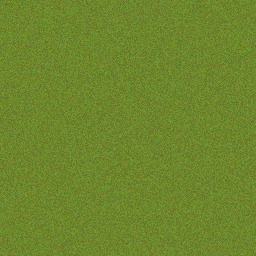
#> input picture ml/data/raw/chickpea_fusarium_wilt/specimen_001.jpg, 256 x 256 px
$ python -i base.py   (imports and definitions only)
#> lines starting #> are read from the running program, lines starting #| are printed output that depends on the picture
#> further down, picture is the input picture: PIL image 256x256 RGB; mean R, G, B 109.5, 134.5, 44.5
"""
Base Feature Extractor & Vision Modeling Protocol.
Provides consistent multi-scale color moments, spatial color structure,
gradient statistics, and vegetation indices for lightweight and neural classifiers.
"""

import numpy as np
from PIL import Image
from typing import Dict, Any, List

class ImageFeatureExtractor:
    """
    Extracts multi-spectral and spatial textural descriptor vectors from plant foliage.
    Computes RGB/HSV color moments, spatial sub-grid histograms, and edge gradients.
    """
    def __init__(self, target_size: tuple = (128, 128)):
        self.target_size = target_size

    def extract_features(self, image: Image.Image) -> np.ndarray:
        # Resize to fixed dimension
        img = image.convert("RGB").resize(self.target_size)
        arr = np.array(img, dtype=np.float32) / 255.0  # (H, W, 3)

        features = []

        # 1. Global Color Moments (Mean, Std, Skewness for R, G, B)
        for c in range(3):
            channel = arr[:, :, c]
            mean = np.mean(channel)
            std = np.std(channel)
            diff = channel - mean
            skew = np.mean(diff ** 3) / (std ** 3 + 1e-6)
            features.extend([mean, std, skew])
#> this loop made 3 passes
#> (mean, std, skew) on passes 1 to 3: (0.429, 0.013, -0.0203), (0.527, 0.0143, 0.0012), (0.175, 0.0129, -0.00935)
#> pass 1, in extract_features, `diff = channel - mean`:
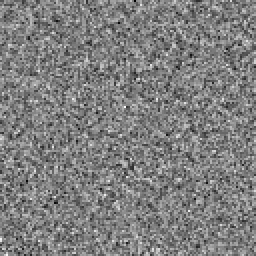
#> diff: shape (128, 128) float32 (shown 2 times larger); min -0.0529, max 0.053, mean -2.08e-08; drawn with min black and max white
#> after the loop:
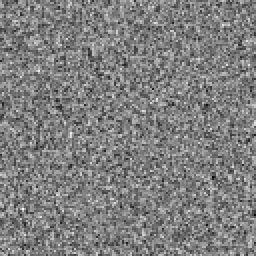
#> channel: shape (128, 128) float32 (shown 2 times larger); min 0.122, max 0.227, mean 0.175; drawn with min black and max white
#> after the loop, features = [0.429, 0.013, -0.0203, 0.527, 0.0143, 0.0012, 0.175, 0.0129, -0.00935]

        # 2. HSV Color Moments (Hue, Saturation, Value)
        img_hsv = img.convert("HSV")
#> img_hsv: PIL image 128x128 HSV; mean H, S, V 53.8, 170.2, 134.5
        arr_hsv = np.array(img_hsv, dtype=np.float32) / 255.0
#> arr_hsv: shape (128, 128, 3) float32; mean of channels 0, 1, 2 0.211, 0.667, 0.527
        for c in range(3):
            channel = arr_hsv[:, :, c]
            mean = np.mean(channel)
            std = np.std(channel)
            features.extend([mean, std])
#> this loop made 3 passes
#> (mean, std) on passes 1 to 3: (0.211, 0.00552), (0.667, 0.0207), (0.527, 0.0143)
#> pass 1, in extract_features, `channel = arr_hsv[:, :, c]`:
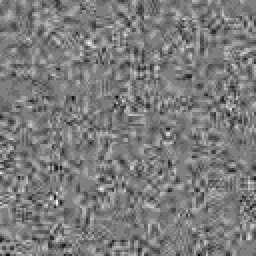
#> channel: shape (128, 128) float32 (shown 2 times larger); min 0.184, max 0.239, mean 0.211; drawn with min black and max white
#> pass 2, in extract_features, `channel = arr_hsv[:, :, c]`:
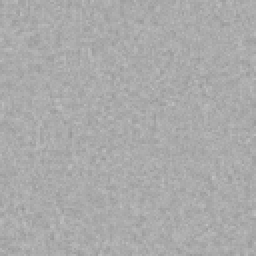
#> channel: shape (128, 128) float32 (shown 2 times larger); min 0.58, max 0.757, mean 0.667
#> after the loop, features = [0.429, 0.013, -0.0203, 0.527, 0.0143, 0.0012, 0.175, 0.0129, -0.00935, 0.211, 0.00552, 0.667, 0.0207, 0.527, 0.0143]

        # 3. Excess Green Index (ExG) & Chlorophyll Health Ratios
        r, g, b = arr[:, :, 0], arr[:, :, 1], arr[:, :, 2]
        exg = 2.0 * g - r - b
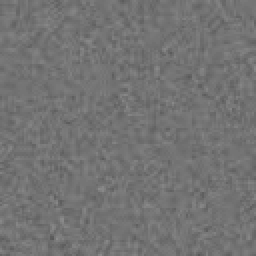
#> exg: shape (128, 128) float32 (shown 2 times larger); min 0.345, max 0.549, mean 0.451
        features.extend([np.mean(exg), np.std(exg), np.percentile(exg, 10), np.percentile(exg, 90)])

        # 4. Spatial Grid 2x2 Sub-Region Color Descriptors (Captures local lesion hotspots)
        h_half, w_half = self.target_size[0] // 2, self.target_size[1] // 2
        quadrants = [
            arr[:h_half, :w_half, :],
            arr[:h_half, w_half:, :],
            arr[h_half:, :w_half, :],
            arr[h_half:, w_half:, :],
        ]
        for quad in quadrants:
            features.extend([
                np.mean(quad[:, :, 0]), np.std(quad[:, :, 0]),  # R
                np.mean(quad[:, :, 1]), np.std(quad[:, :, 1]),  # G
                np.mean(quad[:, :, 2]), np.std(quad[:, :, 2]),  # B
            ])
#> this loop made 4 passes
#> after the loop, features = 43 values, max 0.667 at index 11, min -0.0203 at index 2, mean 0.201

        # 5. Spatial Texture Gradients (Discrete Sobel approximations)
        gray = 0.2989 * r + 0.5870 * g + 0.1140 * b
        grad_y = np.abs(np.diff(gray, axis=0))
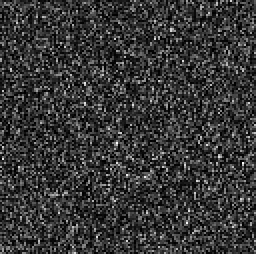
#> grad_y: shape (127, 128) float32 (shown 2 times larger); min 0, max 0.0577, mean 0.0124; drawn with min black and max white
        grad_x = np.abs(np.diff(gray, axis=1))
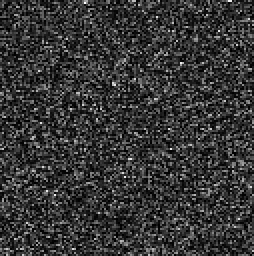
#> grad_x: shape (128, 127) float32 (shown 2 times larger); min 0, max 0.0591, mean 0.0126; drawn with min black and max white
        features.extend([
            np.mean(grad_x), np.std(grad_x),
            np.mean(grad_y), np.std(grad_y)
        ])

        return np.array(features, dtype=np.float32)

>>> from PIL import Image
>>> picture = Image.open('../../data/raw/chickpea_fusarium_wilt/specimen_001.jpg')
>>> result = ImageFeatureExtractor().extract_features(picture)
#> result = 47 values, max 0.667 at index 11, min -0.0203 at index 2, mean 0.185

$ run again, on ml/data/raw/chickpea_fusarium_wilt/specimen_002.jpg
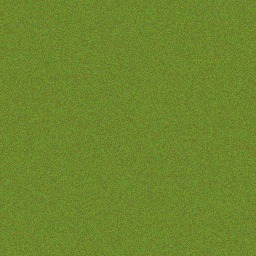
#> input picture ml/data/raw/chickpea_fusarium_wilt/specimen_002.jpg, 256 x 256 px
#> picture is the input picture: PIL image 256x256 RGB; mean R, G, B 109.5, 134.4, 44.5
#> the loop in extract_features, `for c in range(3):` made 3 passes
#> (mean, std, skew) on passes 1 to 3: (0.429, 0.013, -0.0283), (0.527, 0.0141, -0.00199), (0.174, 0.013, 0.00781)
#> after the loop in extract_features, `for c in range(3):`:
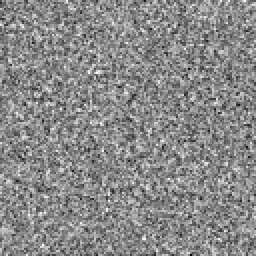
#> channel: shape (128, 128) float32 (shown 2 times larger); min 0.122, max 0.22, mean 0.174; drawn with min black and max white
#> after the loop in extract_features, `for c in range(3):`: features = [0.429, 0.013, -0.0283, 0.527, 0.0141, -0.00199, 0.174, 0.013, 0.00781]
#> img_hsv: PIL image 128x128 HSV; mean H, S, V 53.8, 170.2, 134.4
#> arr_hsv: shape (128, 128, 3) float32; mean of channels 0, 1, 2 0.211, 0.667, 0.527
#> the loop in extract_features, `for c in range(3):` made 3 passes
#> (mean, std) on passes 1 to 3: (0.211, 0.00554), (0.667, 0.021), (0.527, 0.0141)
#> after the loop in extract_features, `for c in range(3):`: features = [0.429, 0.013, -0.0283, 0.527, 0.0141, -0.00199, 0.174, 0.013, 0.00781, 0.211, 0.00554, 0.667, 0.021, 0.527, 0.0141]
#> the loop in extract_features, `for quad in quadrants:` made 4 passes
#> after the loop in extract_features, `for quad in quadrants:`: features = 43 values, max 0.667 at index 11, min -0.0283 at index 2, mean 0.201
#> in extract_features, `grad_x = np.abs(np.diff(gray, axis=1))`:
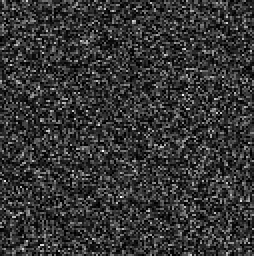
#> grad_x: shape (128, 127) float32 (shown 2 times larger); min 0, max 0.0585, mean 0.0123; drawn with min black and max white
#> result = 47 values, max 0.667 at index 11, min -0.0283 at index 2, mean 0.185

$ run again, on ml/data/raw/chickpea_fusarium_wilt/specimen_003.jpg
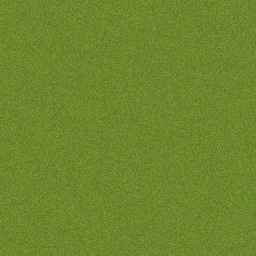
#> input picture ml/data/raw/chickpea_fusarium_wilt/specimen_003.jpg, 256 x 256 px
#> picture is the input picture: PIL image 256x256 RGB; mean R, G, B 109.5, 134.4, 44.6
#> the loop in extract_features, `for c in range(3):` made 3 passes
#> (mean, std, skew) on passes 1 to 3: (0.43, 0.0131, -0.0143), (0.527, 0.0142, -0.0118), (0.175, 0.0129, 0.00576)
#> after the loop in extract_features, `for c in range(3):`:
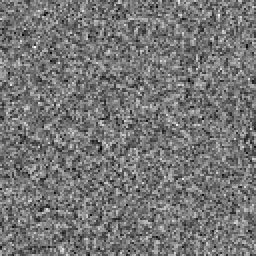
#> channel: shape (128, 128) float32 (shown 2 times larger); min 0.129, max 0.227, mean 0.175; drawn with min black and max white
#> after the loop in extract_features, `for c in range(3):`: features = [0.43, 0.0131, -0.0143, 0.527, 0.0142, -0.0118, 0.175, 0.0129, 0.00576]
#> img_hsv: PIL image 128x128 HSV; mean H, S, V 53.8, 170, 134.5
#> arr_hsv: shape (128, 128, 3) float32; mean of channels 0, 1, 2 0.211, 0.667, 0.527
#> the loop in extract_features, `for c in range(3):` made 3 passes
#> (mean, std) on passes 1 to 3: (0.211, 0.00563), (0.667, 0.0206), (0.527, 0.0142)
#> after the loop in extract_features, `for c in range(3):`: features = [0.43, 0.0131, -0.0143, 0.527, 0.0142, -0.0118, 0.175, 0.0129, 0.00576, 0.211, 0.00563, 0.667, 0.0206, 0.527, 0.0142]
#> the loop in extract_features, `for quad in quadrants:` made 4 passes
#> after the loop in extract_features, `for quad in quadrants:`: features = 43 values, max 0.667 at index 11, min -0.0143 at index 2, mean 0.201
#> in extract_features, `grad_x = np.abs(np.diff(gray, axis=1))`:
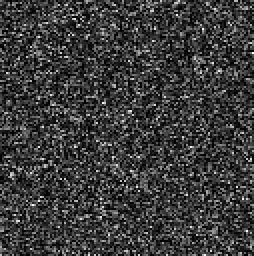
#> grad_x: shape (128, 127) float32 (shown 2 times larger); min 0, max 0.0528, mean 0.0124; drawn with min black and max white
#> result = 47 values, max 0.667 at index 11, min -0.0143 at index 2, mean 0.185

$ run again, on ml/data/raw/chickpea_fusarium_wilt/specimen_004.jpg
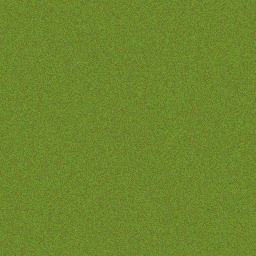
#> input picture ml/data/raw/chickpea_fusarium_wilt/specimen_004.jpg, 256 x 256 px
#> picture is the input picture: PIL image 256x256 RGB; mean R, G, B 109.5, 134.5, 44.5
#> the loop in extract_features, `for c in range(3):` made 3 passes
#> (mean, std, skew) on passes 1 to 3: (0.43, 0.0129, -0.0181), (0.527, 0.0143, 0.0196), (0.175, 0.013, -0.000113)
#> after the loop in extract_features, `for c in range(3):`: features = [0.43, 0.0129, -0.0181, 0.527, 0.0143, 0.0196, 0.175, 0.013, -0.000113]
#> img_hsv: PIL image 128x128 HSV; mean H, S, V 53.8, 170.2, 134.5
#> arr_hsv: shape (128, 128, 3) float32; mean of channels 0, 1, 2 0.211, 0.667, 0.527
#> the loop in extract_features, `for c in range(3):` made 3 passes
#> (mean, std) on passes 1 to 3: (0.211, 0.00554), (0.667, 0.0208), (0.527, 0.0143)
#> after the loop in extract_features, `for c in range(3):`: features = [0.43, 0.0129, -0.0181, 0.527, 0.0143, 0.0196, 0.175, 0.013, -0.000113, 0.211, 0.00554, 0.667, 0.0208, 0.527, 0.0143]
#> the loop in extract_features, `for quad in quadrants:` made 4 passes
#> after the loop in extract_features, `for quad in quadrants:`: features = 43 values, max 0.667 at index 11, min -0.0181 at index 2, mean 0.202
#> in extract_features, `grad_x = np.abs(np.diff(gray, axis=1))`:
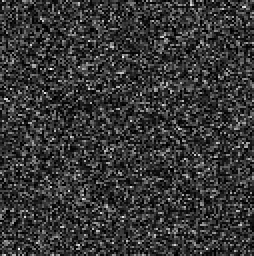
#> grad_x: shape (128, 127) float32 (shown 2 times larger); min 0, max 0.0584, mean 0.0125; drawn with min black and max white
#> result = 47 values, max 0.667 at index 11, min -0.0181 at index 2, mean 0.186
